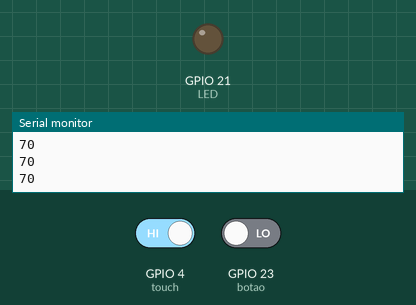
Bench run of a sketch on a simulated ESP32. On the bench: output pins drawn as LEDs (lit = HIGH), the last lines printed to the serial monitor. The test bench sets the inputs (shaded band); at power-on: GPIO 4 (touch) HIGH, GPIO 23 (botao) LOW.

Above: at 2.8 s.
2.9 s: GPIO 4 (touch) driven LOW and GPIO 23 (botao) driven HIGH
At 4.1 s:
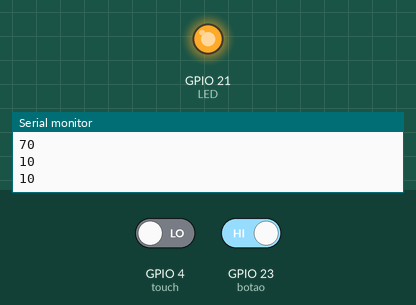
4.5 s: GPIO 4 (touch) driven HIGH
At 5.6 s:
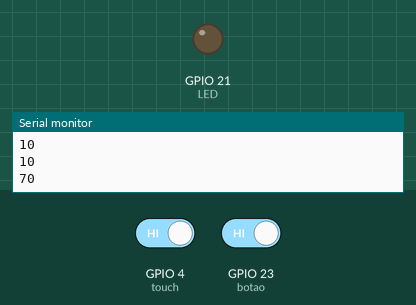
6.5 s: GPIO 4 (touch) driven LOW
At 8.3 s:
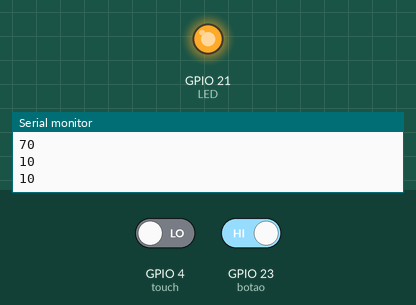
Timing chart, 0 to 9.8 s (numbered marks = the images above; inputs shaded):
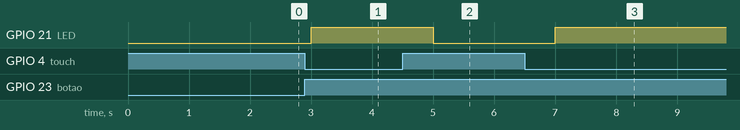

Measured:
- after the input at 2.9 s, GPIO 21 (LED): LOW → HIGH after 0.10 s
- after the input at 4.5 s, GPIO 21 (LED): HIGH → LOW after 0.50 s
- after the input at 6.5 s, GPIO 21 (LED): LOW → HIGH after 0.50 s

The sketch:

Atv_pratica01.ino
```cpp
//Código da atividade Prática 01
//Código para ler o botão e o touch e enquanto clicar em ambos] ligar o led
#define touch T0
int touch_value=100;
const int LED = 21;
const int botao = 23;
int estado = 0;

void setup(){
  //pinMode(ledPin, OUTPUT);
  pinMode(LED, OUTPUT);
  pinMode(botao, INPUT);
  Serial.begin(115200);
}

void loop(){
  touch_value = touchRead(touch);
  estado=digitalRead(botao);
  Serial.println(touch_value);

  if(estado==1 && touch_value<50){
    digitalWrite(LED, HIGH);
  }
  else{
    digitalWrite(LED, LOW);
  }
  delay(1000);
}
```
